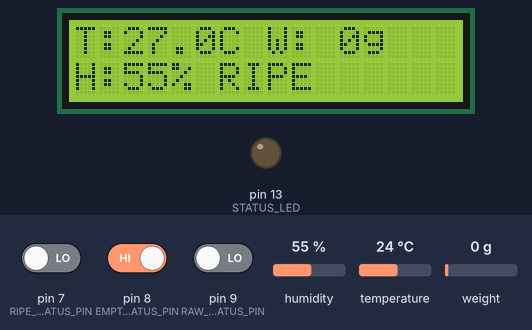
Simulated run of this sketch. Board: Arduino Uno, built with avr-gcc and run on an emulated ATmega328P. Shown: 16×2 character LCD, output pins drawn as LEDs (lit = HIGH). Inputs (shaded band) come from the test bench; at power-on: pin 8 (EMPTY_STATUS_PIN) HIGH, humidity 55 %, weight on the scale 0 g, pin 7 (RIPE_STATUS_PIN) LOW, pin 9 (RAW_STATUS_PIN) LOW, temperature 24 °C. The modem accepts every AT command (registered, SIM ready, sends succeed) and sends nothing else.

Above: at 7.8 s.
7.9 s: pin 8 (EMPTY_STATUS_PIN) driven LOW
At 11.9 s:
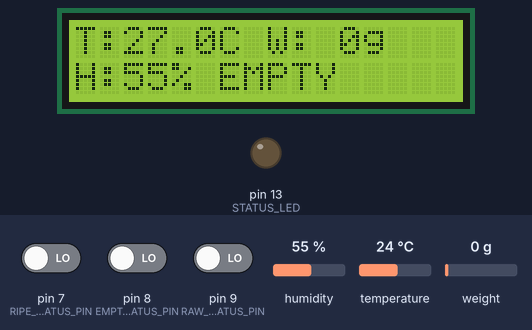
15.7 s: humidity set to 22 %
At 18.5 s:
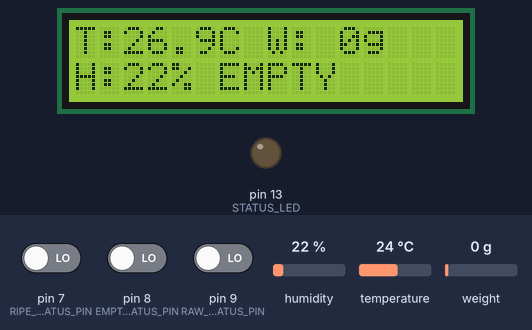
19.3 s: weight on the scale set to 100 g
At 21.9 s:
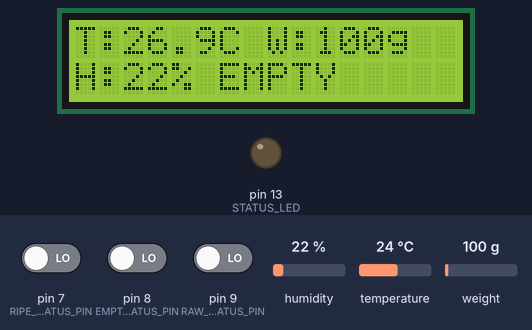
22.9 s: humidity set to 40 %
At 25.2 s:
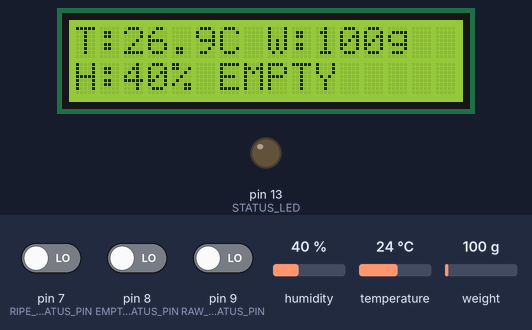
26.5 s: weight on the scale set to 1250 g
At 29.8 s:
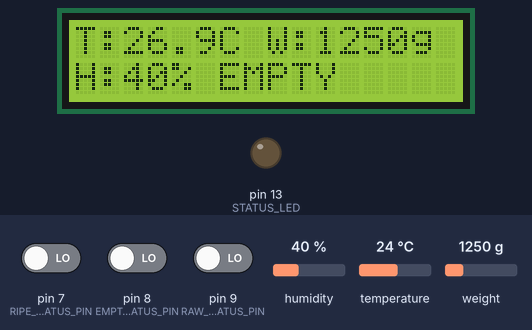
33.5 s: pin 8 (EMPTY_STATUS_PIN) driven HIGH
At 36.6 s:
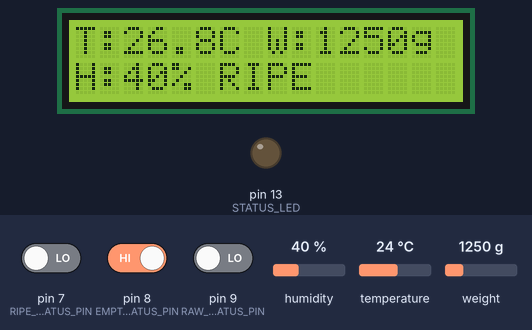
Timing chart, 0 to 38.1 s (numbered marks = the images above; inputs shaded):
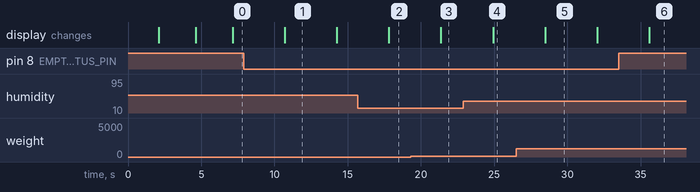

Measured:
- after the input at 7.9 s, the display: changes after 2.8 s (image 1)
- after the input at 15.7 s, the display: changes after 2.1 s (image 2)
- after the input at 19.3 s, the display: changes after 2.1 s (image 3)
- after the input at 22.9 s, the display: changes after 2.0 s (image 4)
- after the input at 26.5 s, the display: changes after 2.0 s (image 5)
- after the input at 33.5 s, the display: changes after 2.1 s (image 6)
- what the display in image 1 shows lasts 3.6 s, from 10.7 s to 14.3 s

The sketch:

Code_ENG-GROUP-31.ino
```cpp
#include <Arduino.h>
#include "HX711.h"
#include <DHT.h>
#include <Wire.h>
#include <LiquidCrystal_I2C.h>
#include <SoftwareSerial.h>

// ----------------- Pin Definitions -----------------
#define LOADCELL_DOUT_PIN 2
#define LOADCELL_SCK_PIN 3
#define DHTPIN 6
#define DHTTYPE DHT11
#define STATUS_LED 13

// ESP32-CAM Status Input Pins
#define RIPE_STATUS_PIN 7     // RIPE
#define RAW_STATUS_PIN 9      // RAW (Unripe)
#define EMPTY_STATUS_PIN 8    // EMPTY

// ----------------- Objects and Globals -----------------
HX711 scale;
DHT dht(DHTPIN, DHTTYPE);
LiquidCrystal_I2C lcd(0x27, 16, 2);
SoftwareSerial gsmSerial(10, 11);

float weight = 0.0;
float temperature = 27.0;
float humidity = 0.0;
unsigned long smsinterval = 0;
bool alertSent = false;

// ----------------- SMS Sending Function -----------------
void sendSMSAlert(String message) {
  gsmSerial.println("AT+CMGF=1");
  delay(100);
  gsmSerial.println("AT+CMGS=\"+256754021799\"");
  delay(100);
  gsmSerial.println(message);
  delay(100);
  gsmSerial.write(26);
  delay(1000);
}

void setup() {
  pinMode(STATUS_LED, OUTPUT);
  pinMode(RIPE_STATUS_PIN, INPUT);
  pinMode(RAW_STATUS_PIN, INPUT);
  pinMode(EMPTY_STATUS_PIN, INPUT);

  Serial.begin(57600);
  gsmSerial.begin(9600);

  lcd.init();
  lcd.backlight();
  lcd.setCursor(0, 0);
  lcd.print("System Booting...");
  delay(2000);

  // Check GSM module
  lcd.clear();
  lcd.setCursor(0, 0);
  lcd.print("Checking GSM...");
  bool gsmReady = false;

  for (int i = 0; i < 5; i++) {
    gsmSerial.println("AT");
    delay(500);
    if (gsmSerial.available()) {
      String r = gsmSerial.readString();
      if (r.indexOf("OK") != -1) {
        gsmReady = true;
        break;
      }
    }
    sendSMSAlert("System starting");
    delay(1000);
  }

  if (!gsmReady) {
    lcd.clear();
    lcd.setCursor(0, 0);
    lcd.print("GSM Error");
    lcd.setCursor(0, 1);
    lcd.print("Check SIM800");
    digitalWrite(STATUS_LED, HIGH);
    while (true);
  }

  scale.begin(LOADCELL_DOUT_PIN, LOADCELL_SCK_PIN);
  scale.set_scale(-459.542);  // <-- Adjust this
  scale.tare();
  dht.begin();

  lcd.clear();
  lcd.setCursor(0, 0);
  lcd.print("System Ready!");
  digitalWrite(STATUS_LED, LOW);
  delay(2000);
}

void loop() {
  humidity = dht.readHumidity();
  weight = scale.get_units(5);
  temperature = temperature - 0.01944; // Adjusted temp

  if (isnan(temperature) || isnan(humidity)) {
    lcd.clear();
    lcd.setCursor(0, 0);
    lcd.print("Sensor Error!");
    delay(2000);
    return;
  }

  bool isRipe = digitalRead(RIPE_STATUS_PIN);
  bool isRaw = digitalRead(RAW_STATUS_PIN);
  bool isEmpty = !digitalRead(EMPTY_STATUS_PIN);  // Inverted logic: LOW means empty

  // --- LCD Output ---
  lcd.clear();
  lcd.setCursor(0, 0);
  lcd.print("T:" + String(temperature, 1) + "C ");
  lcd.print("W:" + String(weight, 0) + "g");

  lcd.setCursor(0, 1);
  lcd.print("H:" + String(humidity, 0) + "% ");
  if (isEmpty) {
    lcd.print("EMPTY");
  } else if (isRipe) {
    lcd.print("RIPE");
  } else if (isRaw) {
    lcd.print("RAW");
  } else {
    lcd.print("RIPE");  // Default to RIPE if no other status is detected
  }

  delay(3000);

  // --- Alert Logic ---
  if (isRipe && !alertSent) {
    sendSMSAlert("Ripe tomatoes present");
    alertSent = true;
  } else if (!isRipe) {
    alertSent = false;
  }

  // --- Periodic Update ---
  if ((millis() - smsinterval) > 300000) {
    String state;
    if (isEmpty) state = "EMPTY";
    else if (isRipe) state = "RIPE";
    else if (isRaw) state = "RAW";
    else state = "RIPE";  // Default to RIPE if no other status is detected

    String smsalert = "H:" + String(humidity, 0) + "% T:" + String(temperature, 1) + "C " + "Status:" + state;
    sendSMSAlert(smsalert);
    smsinterval = millis();
  }
}
```
